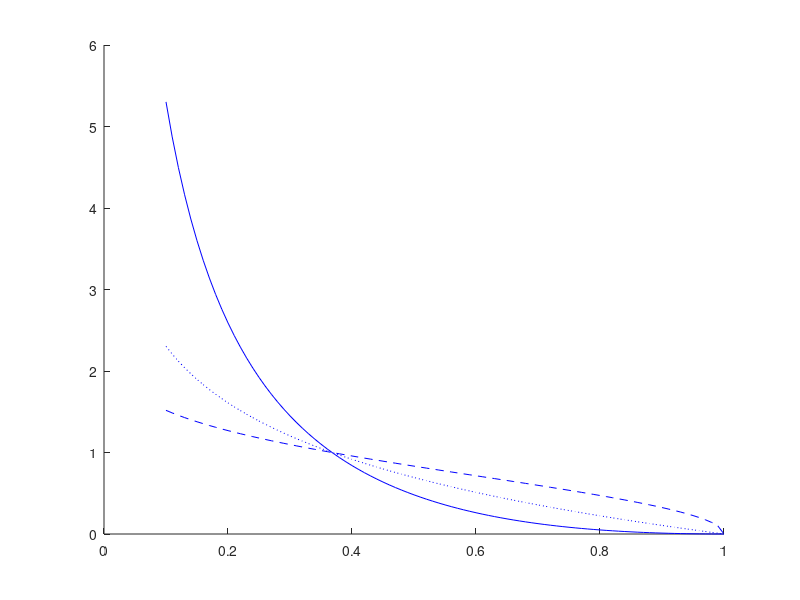

The MATLAB script that drew this image: (Note: this script raises an error after producing the figure.)
function plotb()

% plotb.m
% Jeremy Barnes, 5/7/1999
% $Id$

% Plots a graph of the b function against beta, for various values of p.

beta = linspace(0.1,1,91);

figure(1);  clf;  hold on;

styles = {'-', ':', '--'};
pvalues = [0.5 1 2];

for i=1:length(pvalues)
   bp = b(beta, pvalues(i));
   plot(beta, bp, ['b' styles{i}]);
end

legend('p=0.5', 'p=1', 'p=2', 0);

xlabel('beta');
ylabel('b');
title('b against beta, different values of p');


function res = b(beta, p)

res = abs(log(beta));
res = res .^ (1/p);

